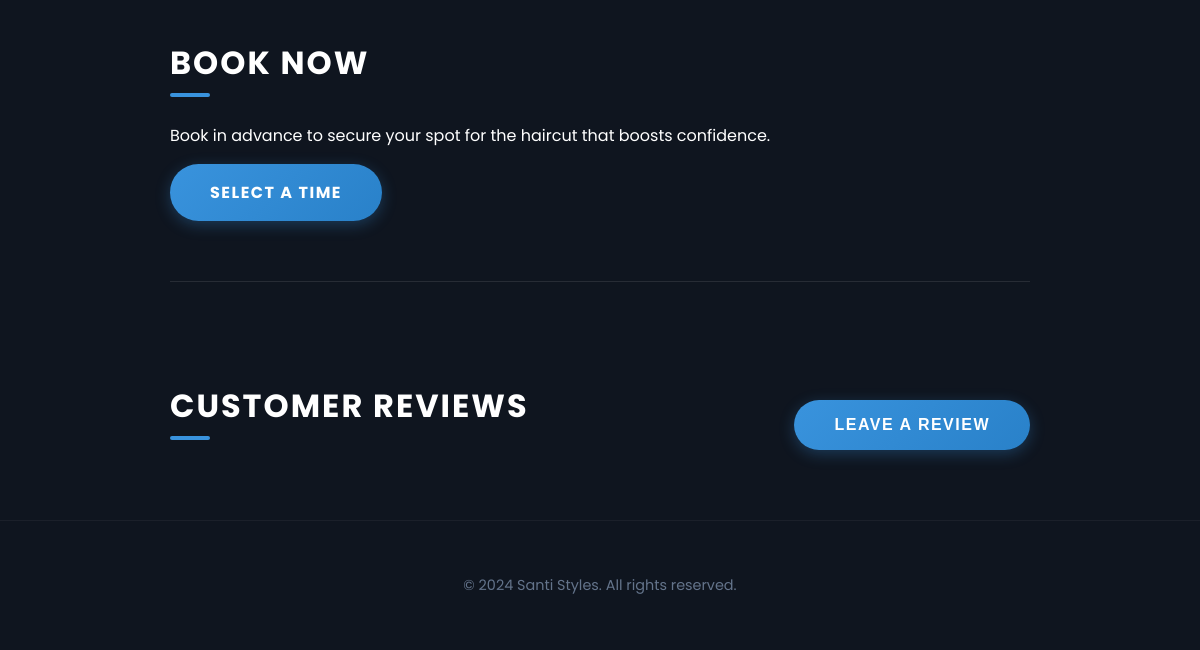
Before: / (lower part) with the older database file.
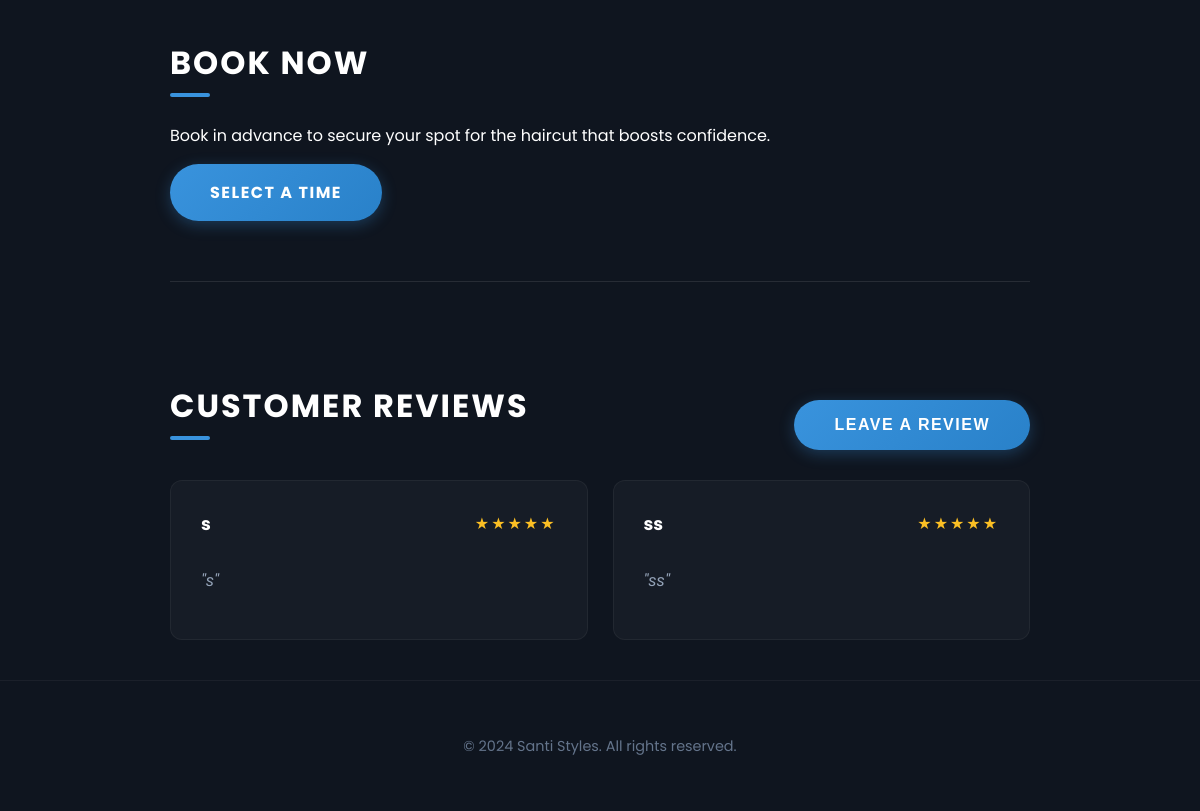
After: the same page with the newer database file.
### app.py (models this page shows)
class Review(db.Model):
    id = db.Column(db.Integer, primary_key=True)
    name = db.Column(db.String(100), nullable=False)
    rating = db.Column(db.Integer, nullable=False)
    message = db.Column(db.Text, nullable=False)
    created_at = db.Column(db.DateTime, default=datetime.utcnow)

### app.py (the view)
@app.route('/')
def home():
    reviews = Review.query.order_by(Review.created_at.desc()).all()
    return render_template('index.html', reviews=reviews)

### templates/index.html (shortened to what this page needs)
<!DOCTYPE html>
<html lang="en">
<head>
    <link rel="stylesheet" href="{{ url_for('static', filename='styles.css') }}">
</head>
<body>
    <main>
        <section id="booking">
            <h3>Book Now</h3>
            <p>Book in advance to secure your spot for the haircut that boosts confidence.</p>
            <a href="/booking" class="cta-button">Select a Time</a>
        </section>
        <hr>
        <section class="reviews">
            <div class="reviews-header">
                <h3>Customer Reviews</h3>
                <button class="cta-button" id="leave-review-btn">Leave a Review</button>
            </div>
            <div class="reviews-container" id="reviews-container">
                {% for review in reviews %}
                <div class="review-card">
                    <div class="review-header">
                        <strong>{{ review.name }}</strong>
                        <span class="stars">{% for i in range(review.rating) %}★{% endfor %}</span>
                    </div>
                    <p>"{{ review.message }}"</p>
                </div>
                {% endfor %}
            </div>
        </section>
    </main>
    <footer>
        <p>&copy; 2024 Santi Styles. All rights reserved.</p>
    </footer>
</body>
</html>

### static/styles.css (style rules this page uses)
:root { --primary-gold: #3993dd; --primary-dark: #2981c9; --dark-charcoal: #0f151f; --medium-gray: #1e293b; --accent-white: #ffffff; --font-main: 'Poppins', sans-serif; }
* { box-sizing: border-box; }
body { background-color: var(--dark-charcoal); color: var(--accent-white); font-family: var(--font-main); margin: 0; padding: 70px 0 0; display: flex; flex-direction: column; align-items: center; overflow-x: hidden; }
main { max-width: 900px; width: 100%; padding: 40px 20px; margin-top: 20px; }
h3 { color: var(--accent-white); font-size: 2rem; text-transform: uppercase; letter-spacing: 2px; margin-top: 40px; margin-bottom: 20px; display: inline-block; position: relative; }
h3::after { content: ''; position: absolute; width: 40px; height: 4px; background: var(--primary-gold); bottom: -10px; left: 0; border-radius: 2px; }
hr { border: 0; height: 1px; background: rgba(255, 255, 255, 0.1); margin: 60px 0; }
.cta-button { display: inline-block; background: linear-gradient(135deg, var(--primary-gold), var(--primary-dark)); color: var(--accent-white); padding: 16px 40px; text-decoration: none; font-weight: 700; font-size: 1rem; letter-spacing: 1.5px; text-transform: uppercase; border-radius: 30px; border: none; box-shadow: 0 4px 15px rgba(57, 147, 221, 0.3); transition: all 0.3s ease; cursor: pointer; }
.reviews { margin-top: 40px; }
.reviews-header { display: flex; justify-content: space-between; align-items: flex-end; margin-bottom: 30px; }
.reviews-container { display: grid; grid-template-columns: repeat(auto-fit, minmax(280px, 1fr)); gap: 25px; margin-top: 30px; }
.review-card { background: rgba(255, 255, 255, 0.03); border: 1px solid rgba(255, 255, 255, 0.05); padding: 30px; border-radius: 12px; transition: all 0.3s ease; display: flex; flex-direction: column; gap: 15px; }
.review-header { display: flex; justify-content: space-between; align-items: center; }
.review-header strong { color: var(--accent-white); font-size: 1.1rem; }
.stars { color: #fbbf24; font-size: 1rem; letter-spacing: 2px; }
.review-card p { color: #94a3b8; line-height: 1.6; font-style: italic; }
footer { text-align: center; padding: 40px; font-size: 0.9rem; color: #64748b; width: 100%; border-top: 1px solid rgba(255, 255, 255, 0.05); }

Changed rows visible on the page:
added Review: name "s", rating 5 (drawn), message "s"
added Review: name "ss", rating 5 (drawn), message "ss"
